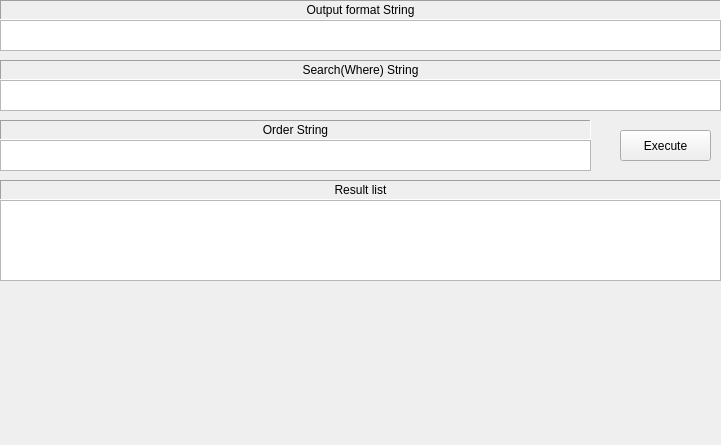
     <widget class="QWidget" name="page_15">
      <property name="geometry">
       <rect>
        <x>0</x>
        <y>0</y>
        <width>721</width>
        <height>445</height>
       </rect>
      </property>
      <attribute name="label">
       <string>ChildSelectLast</string>
      </attribute>
      <widget class="QTextEdit" name="textEditChildSelectLastXMLWhereStr">
       <property name="geometry">
        <rect>
         <x>0</x>
         <y>80</y>
         <width>721</width>
         <height>31</height>
        </rect>
       </property>
      </widget>
      <widget class="QLabel" name="label_33">
       <property name="geometry">
        <rect>
         <x>0</x>
         <y>180</y>
         <width>721</width>
         <height>20</height>
        </rect>
       </property>
       <property name="frameShape">
        <enum>QFrame::Panel</enum>
       </property>
       <property name="frameShadow">
        <enum>QFrame::Sunken</enum>
       </property>
       <property name="text">
        <string>Result list</string>
       </property>
       <property name="alignment">
        <set>Qt::AlignCenter</set>
       </property>
      </widget>
      <widget class="QTextEdit" name="textEditChildSelectLastXMLResultStr">
       <property name="geometry">
        <rect>
         <x>0</x>
         <y>200</y>
         <width>721</width>
         <height>81</height>
        </rect>
       </property>
      </widget>
      <widget class="QLabel" name="label_34">
       <property name="geometry">
        <rect>
         <x>0</x>
         <y>0</y>
         <width>721</width>
         <height>20</height>
        </rect>
       </property>
       <property name="frameShape">
        <enum>QFrame::Panel</enum>
       </property>
       <property name="frameShadow">
        <enum>QFrame::Sunken</enum>
       </property>
       <property name="text">
        <string>Output format String</string>
       </property>
       <property name="alignment">
        <set>Qt::AlignCenter</set>
       </property>
      </widget>
      <widget class="QTextEdit" name="textEditChildSelectLastXMLOutputStr">
       <property name="geometry">
        <rect>
         <x>0</x>
         <y>20</y>
         <width>721</width>
         <height>31</height>
        </rect>
       </property>
      </widget>
      <widget class="QLabel" name="label_35">
       <property name="geometry">
        <rect>
         <x>0</x>
         <y>60</y>
         <width>721</width>
         <height>20</height>
        </rect>
       </property>
       <property name="frameShape">
        <enum>QFrame::Panel</enum>
       </property>
       <property name="frameShadow">
        <enum>QFrame::Sunken</enum>
       </property>
       <property name="text">
        <string>Search(Where) String</string>
       </property>
       <property name="alignment">
        <set>Qt::AlignCenter</set>
       </property>
      </widget>
      <widget class="QLabel" name="label_36">
       <property name="geometry">
        <rect>
         <x>0</x>
         <y>120</y>
         <width>591</width>
         <height>20</height>
        </rect>
       </property>
       <property name="frameShape">
        <enum>QFrame::Panel</enum>
       </property>
       <property name="frameShadow">
        <enum>QFrame::Sunken</enum>
       </property>
       <property name="text">
        <string>Order String</string>
       </property>
       <property name="alignment">
        <set>Qt::AlignCenter</set>
       </property>
      </widget>
      <widget class="QPushButton" name="pushButtonExecuteChildSelectFirstXML_2">
       <property name="geometry">
        <rect>
         <x>620</x>
         <y>130</y>
         <width>91</width>
         <height>31</height>
        </rect>
       </property>
       <property name="text">
        <string>Execute</string>
       </property>
      </widget>
      <widget class="QTextEdit" name="textEditChildSelectLastXMLOrderStr">
       <property name="geometry">
        <rect>
         <x>0</x>
         <y>140</y>
         <width>591</width>
         <height>31</height>
        </rect>
       </property>
      </widget>
     </widget>
